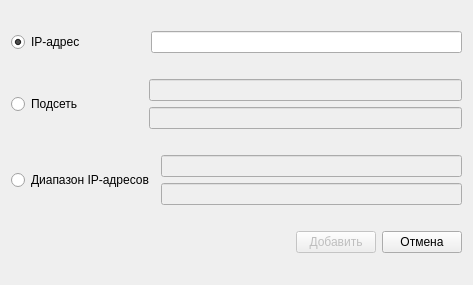
<?xml version="1.0" encoding="UTF-8"?>
<ui version="4.0">
 <class>Dialog</class>
 <widget class="QDialog" name="Dialog">
  <property name="geometry">
   <rect>
    <x>0</x>
    <y>0</y>
    <width>473</width>
    <height>285</height>
   </rect>
  </property>
  <property name="windowTitle">
   <string>Dialog</string>
  </property>
  <layout class="QVBoxLayout" name="verticalLayout_3" stretch="2,4,4,1">
   <item>
    <layout class="QHBoxLayout" name="horizontalLayout" stretch="1,1,8">
     <item>
      <widget class="QRadioButton" name="radioIP">
       <property name="sizePolicy">
        <sizepolicy hsizetype="Fixed" vsizetype="Fixed">
         <horstretch>0</horstretch>
         <verstretch>0</verstretch>
        </sizepolicy>
       </property>
       <property name="text">
        <string>IP-адрес</string>
       </property>
       <property name="checked">
        <bool>true</bool>
       </property>
      </widget>
     </item>
     <item>
      <spacer name="horizontalSpacer_2">
       <property name="orientation">
        <enum>Qt::Horizontal</enum>
       </property>
       <property name="sizeType">
        <enum>QSizePolicy::Fixed</enum>
       </property>
       <property name="sizeHint" stdset="0">
        <size>
         <width>60</width>
         <height>20</height>
        </size>
       </property>
      </spacer>
     </item>
     <item>
      <widget class="QLineEdit" name="lineEdit"/>
     </item>
    </layout>
   </item>
   <item>
    <layout class="QHBoxLayout" name="horizontalLayout_2" stretch="1,1,8">
     <item>
      <widget class="QRadioButton" name="radioMask">
       <property name="sizePolicy">
        <sizepolicy hsizetype="Fixed" vsizetype="Fixed">
         <horstretch>0</horstretch>
         <verstretch>0</verstretch>
        </sizepolicy>
       </property>
       <property name="text">
        <string>Подсеть</string>
       </property>
      </widget>
     </item>
     <item>
      <spacer name="horizontalSpacer">
       <property name="orientation">
        <enum>Qt::Horizontal</enum>
       </property>
       <property name="sizeType">
        <enum>QSizePolicy::Fixed</enum>
       </property>
       <property name="sizeHint" stdset="0">
        <size>
         <width>60</width>
         <height>20</height>
        </size>
       </property>
      </spacer>
     </item>
     <item>
      <layout class="QVBoxLayout" name="verticalLayout">
       <item>
        <widget class="QLineEdit" name="lineEdit_2">
         <property name="enabled">
          <bool>false</bool>
         </property>
        </widget>
       </item>
       <item>
        <widget class="QLineEdit" name="lineEdit_3">
         <property name="enabled">
          <bool>false</bool>
         </property>
        </widget>
       </item>
      </layout>
     </item>
    </layout>
   </item>
   <item>
    <layout class="QHBoxLayout" name="horizontalLayout_3" stretch="1,8">
     <item>
      <widget class="QRadioButton" name="radioRange">
       <property name="sizePolicy">
        <sizepolicy hsizetype="Fixed" vsizetype="Fixed">
         <horstretch>0</horstretch>
         <verstretch>0</verstretch>
        </sizepolicy>
       </property>
       <property name="text">
        <string>Диапазон IP-адресов</string>
       </property>
      </widget>
     </item>
     <item>
      <layout class="QVBoxLayout" name="verticalLayout_2">
       <item>
        <widget class="QLineEdit" name="lineEdit_4">
         <property name="enabled">
          <bool>false</bool>
         </property>
        </widget>
       </item>
       <item>
        <widget class="QLineEdit" name="lineEdit_5">
         <property name="enabled">
          <bool>false</bool>
         </property>
        </widget>
       </item>
      </layout>
     </item>
    </layout>
   </item>
   <item>
    <layout class="QHBoxLayout" name="horizontalLayout_4">
     <item>
      <spacer name="horizontalSpacer_3">
       <property name="orientation">
        <enum>Qt::Horizontal</enum>
       </property>
       <property name="sizeHint" stdset="0">
        <size>
         <width>40</width>
         <height>20</height>
        </size>
       </property>
      </spacer>
     </item>
     <item>
      <widget class="QPushButton" name="pushAdd">
       <property name="enabled">
        <bool>false</bool>
       </property>
       <property name="text">
        <string>Добавить</string>
       </property>
      </widget>
     </item>
     <item>
      <widget class="QPushButton" name="pushCancel">
       <property name="text">
        <string>Отмена</string>
       </property>
      </widget>
     </item>
    </layout>
   </item>
  </layout>
 </widget>
 <resources/>
 <connections/>
</ui>
